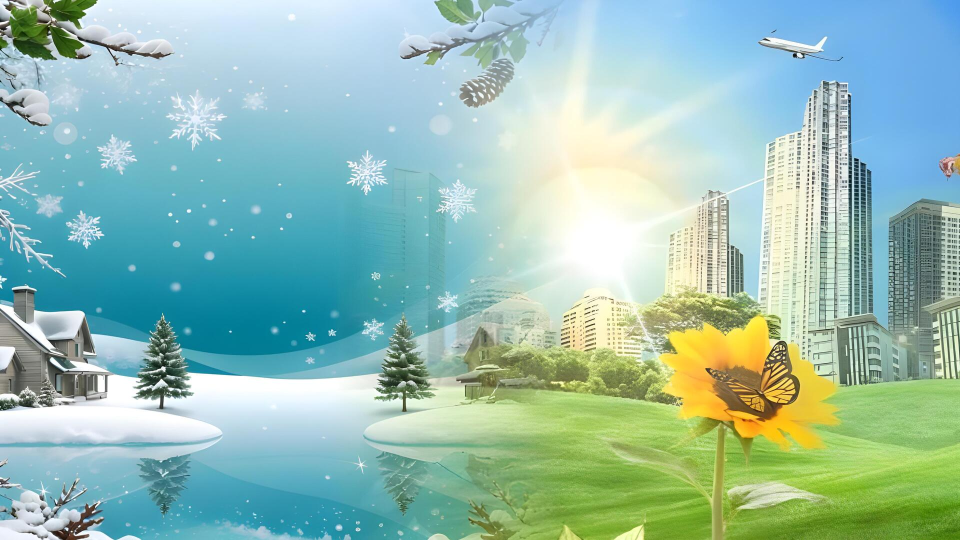
#> input picture backdrop.jpg, 1920 x 1080 px (shown at 1/2 size)
$ python create.py
#> lines starting #> are read from the running program, lines starting #| are printed output that depends on the picture
#!/usr/bin/python3

from os import getenv
from requests import get
from datetime import datetime
from PIL import Image, ImageDraw, ImageFont, ImageFilter, ImageEnhance

margin = 182
padding = 10
width = 1920
height = 1080
columns = 5
icon_width = 300
icon_height = 180
corner_radius = 32
margin_top = 250
margin_bottom = 100

i = 0

img = ImageEnhance.Brightness(Image.open('backdrop.jpg')).enhance(.95)
#.filter(ImageFilter.GaussianBlur(5)))
blurred = img.filter(ImageFilter.GaussianBlur(52))
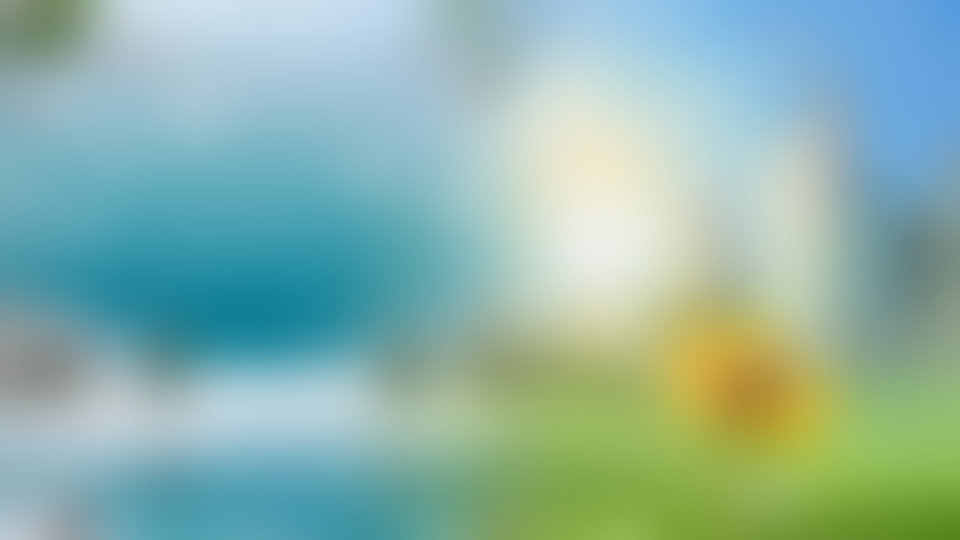
#> blurred: PIL image 1920x1080 RGB (shown at 1/2 size); mean R, G, B 142, 180.1, 169.4

draw = ImageDraw.Draw(img)
title_font = ImageFont.truetype('Comfortaa-VariableFont_wght.ttf', 96)
font = ImageFont.truetype('Comfortaa-VariableFont_wght.ttf', 72)
font2 = ImageFont.truetype('Comfortaa-VariableFont_wght.ttf', 64)
font3 = ImageFont.truetype('Comfortaa-VariableFont_wght.ttf', 26)

shadow = Image.new('L', img.size, 0)
#> shadow: PIL image 1920x1080 L; every value is 0
shadow_black = Image.new('L', img.size, 0)
shadow_draw = ImageDraw.Draw(shadow)
shadow_draw.text((width / 2, 175), 'STL 5-Day Weather Forecast', "white", font = title_font, anchor = "mm", stroke_width=7)
img.paste(shadow_black, mask=shadow.filter(ImageFilter.GaussianBlur(8)))
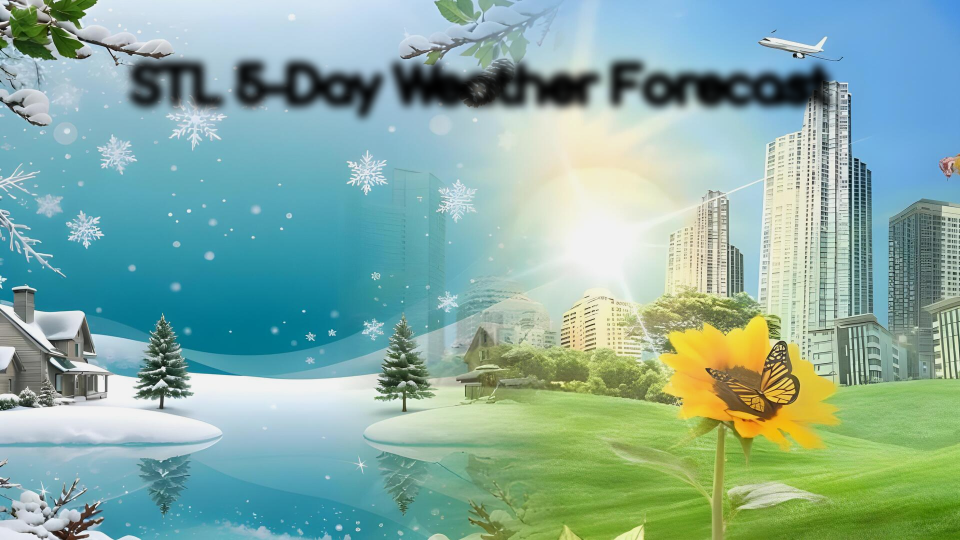
#> img: PIL image 1920x1080 RGB (shown at 1/2 size); mean R, G, B 135.9, 173.1, 162
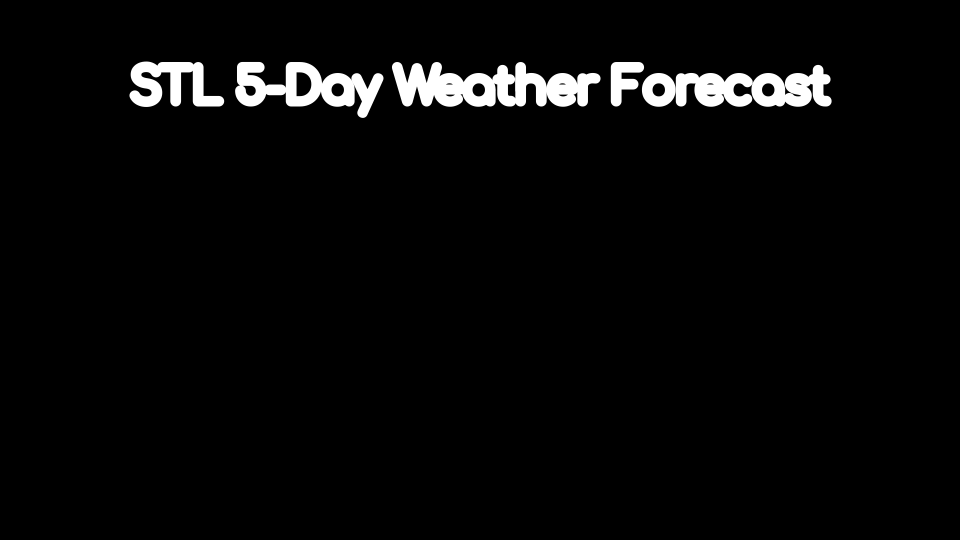
#> shadow: PIL image 1920x1080 L (shown at 1/2 size); min 0, max 255, mean 8.6

draw.text((width / 2, 175), 'STL 5-Day Weather Forecast', (255, 255, 255), font = title_font, anchor = "mm", stroke_width=2)

draw.text((0, height), ' https://github.com/MrMan314/STLToday-weather-generator', (255, 255, 255), font=font3, anchor="ld")

#> (the run stopped early here; a loop or call above may not have finished)
